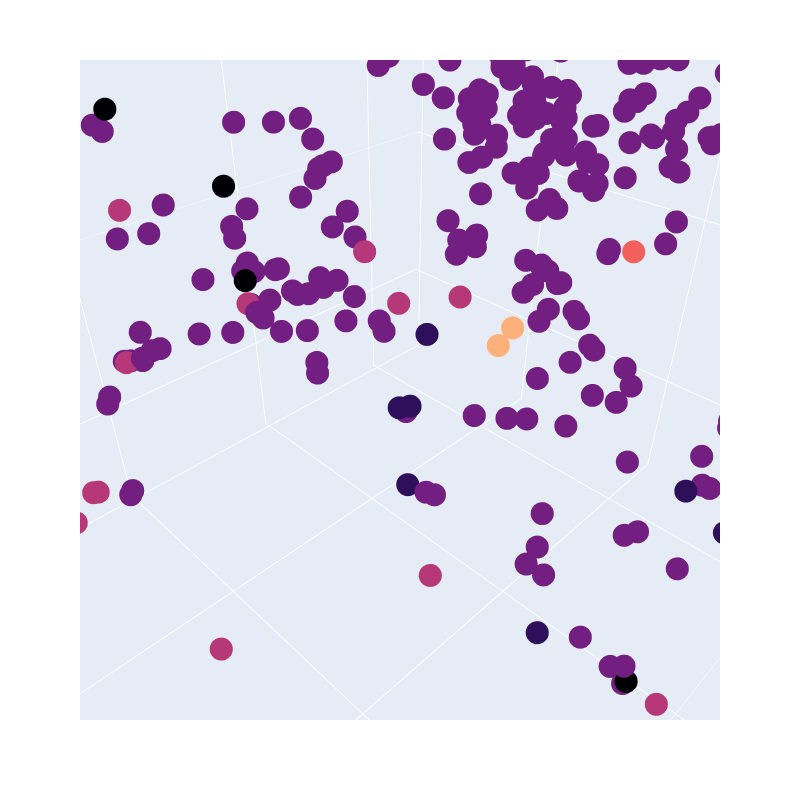

Notebook code for this chart:
### Code cell
visualize_3d(out, color=data.y, name = 'gcn_3d_plot')

### Figure 1 — Plotly figure (JSON) as saved in the notebook; plotly's stock layout.template omitted (floating-point values rounded to 4 significant figures; data arrays with more than 128 entries replaced by an {"elided": "..."} marker saying what was removed)
{"data": [{"hovertemplate": "x=%{x}<br>y=%{y}<br>z=%{z}<br>color=%{marker.color}<extra></extra>", "legendgroup": "", "marker": {"color": {"elided": "2708 int values"}, "coloraxis": "coloraxis", "symbol": "circle"}, "mode": "markers", "name": "", "scene": "scene", "showlegend": false, "type": "scatter3d", "x": {"elided": "2708 float values"}, "y": {"elided": "2708 float values"}, "z": {"elided": "2708 float values"}}], "layout": {"coloraxis": {"colorbar": {"title": {"text": "color"}}, "colorscale": [[0, "#000004"], [0.1111, "#180f3d"], [0.2222, "#440f76"], [0.3333, "#721f81"], [0.4444, "#9e2f7f"], [0.5556, "#cd4071"], [0.6667, "#f1605d"], [0.7778, "#fd9668"], [0.8889, "#feca8d"], [1, "#fcfdbf"]], "showscale": false}, "height": 800, "legend": {"tracegroupgap": 0}, "margin": {"t": 60}, "scene": {"aspectmode": "auto", "aspectratio": {"x": 1.07, "y": 1.022, "z": 0.9151}, "camera": {"center": {"x": 0, "y": 0, "z": 0}, "eye": {"x": 0.02158, "y": 0.02158, "z": 0.02158}, "projection": {"type": "perspective"}, "up": {"x": 0, "y": 0, "z": 1}}, "domain": {"x": [0, 1], "y": [0, 1]}, "xaxis": {"title": {"text": "Dimension 1"}, "type": "linear"}, "yaxis": {"title": {"text": "Dimension 2"}, "type": "linear"}, "zaxis": {"title": {"text": "Dimension 3"}, "type": "linear"}}, "width": 800}}
